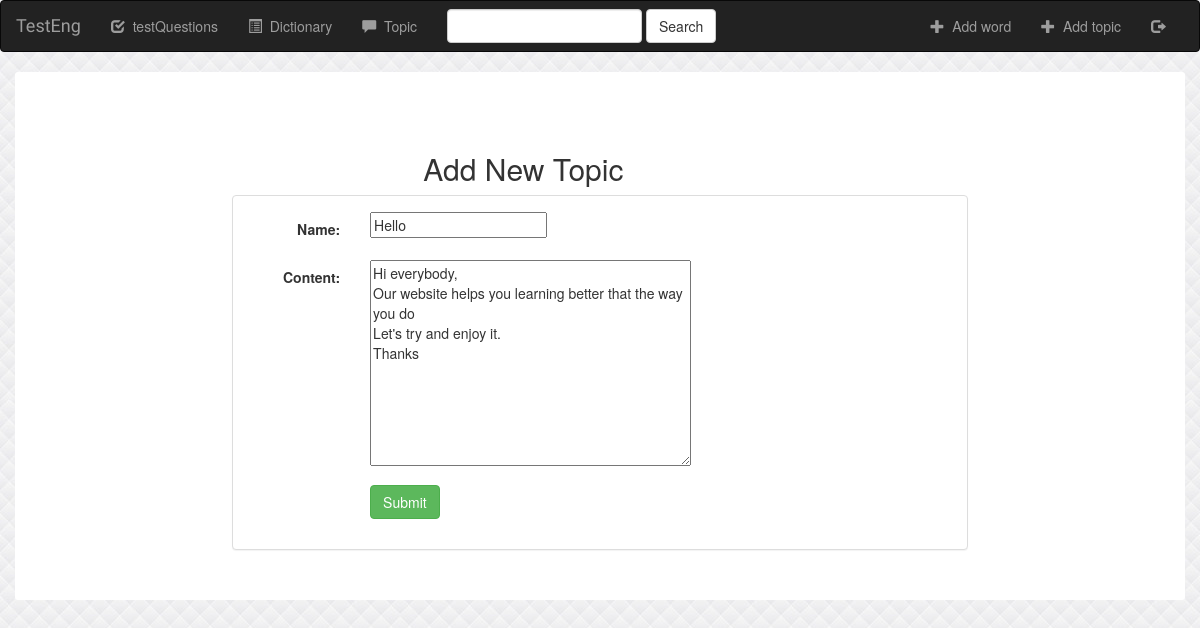
Page /testEng/topic/3/updatetopic/ (signed in) on the committed database.
### testEng/models.py (models this page shows, shortened)
class topic(models.Model):
    name = models.CharField(max_length=1000)
    content = models.TextField(max_length=10000)
    user = models.ForeignKey(User, default=1)

### testEng/views.py (the view)
# urls.py: url(r'^topic/(?P<pk>[0-9]+)/updatetopic/$', views.TopicUpdate.as_view(), name='topic-update'),
class TopicUpdate(UpdateView):
    model = topic
    fields = ['name', 'content']
    def get_object(self, queryset=None):
        obj = super(TopicUpdate, self).get_object()
        if not obj.user == self.request.user:
            raise Http404
        return obj

### testEng/templates/testEng/topic_form.html (shortened to what this page needs)
{% extends 'testEng/base.html' %}
{% block body %}
<div class="container">
    <div class="row">
        <div class="col-xs-4 col-xs-offset-4">
            <h2>Add New Topic</h2>
        </div>
        <div class="col-xs-8 col-xs-offset-2">
            <div class="panel panel-default">
                <div class="panel-body">
                    <form class="form-horizontal" action="" method="post" enctype="multipart/form-data">
                        {% include 'testEng/form-template.html' %}
                        <div class="form-group">
                            <div class="col-sm-offset-2 col-sm-10">
                                <button type="submit" class="btn btn-success">Submit</button>
                            </div>
                        </div>
                    </form>
                </div>
            </div>
        </div>
    </div>
</div>
{% endblock %}

### testEng/templates/testEng/form-template.html (shortened to what this page needs)
{% for field in form %}
    <div class="form-group">
        <div class="col-sm-offset-2 col-sm-10">
        </div>
        <label class="control-label col-sm-2">{{ field.label_tag }}</label>
        <div class="col-sm-10">{{ field }} </div>
    </div>
{% endfor %}

### testEng/static/testEng/style.css (style rules this page uses)
body { background: white url("images/background2.jpg"); }
.container { background: white; border-radius:3px; padding:20px 50px; }
.row { border-radius:3px; padding:10px 10px; margin-top: 30px; margin-left: 30px; }

### rows in the picture
topic: form "Hello" "Hi everybody, Our website helps you learning better that the way you do Let's try and enjoy it. Thanks"

### other values in the picture
{{ field.label_tag }} "Name:" "Content:"
